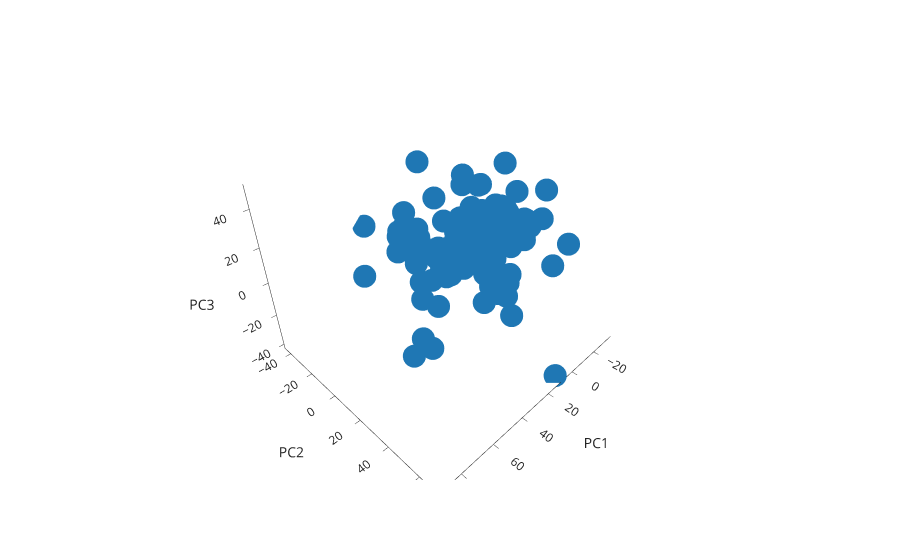

Source (notebook cell):
### Markdown cell above
3D plot of first 3 PCA?

### Code cell
fig = px.scatter_3d(df_pca, x='PC1', y='PC2', z='PC3',
              template='simple_white')
fig.show()
